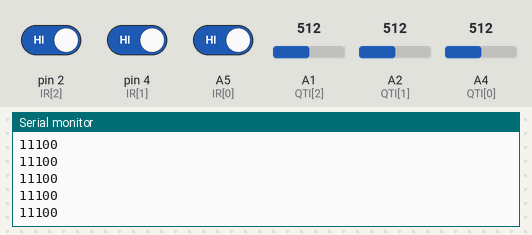
The sketch below on a simulated Arduino Uno, built with avr-gcc and run on an emulated ATmega328P. On the bench: the last lines printed to the serial monitor. Inputs (shaded band) come from the test bench; at power-on: pin 2 (IR[2]) HIGH, pin 4 (IR[1]) HIGH, A5 (IR[0]) HIGH, A1 (QTI[2]) = 512, A2 (QTI[1]) = 512, A4 (QTI[0]) = 512.

Above: at 1.2 s.
1.3 s: pin 2 (IR[2]) driven LOW
At 2.2 s:
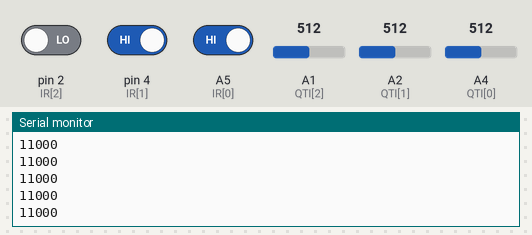
2.8 s: pin 4 (IR[1]) driven LOW
At 3.3 s:
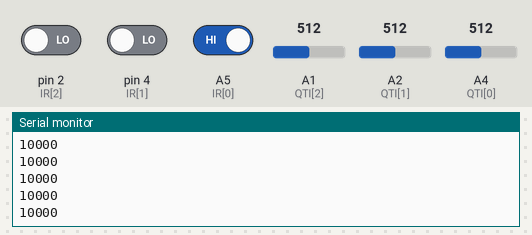
4.3 s: A5 (IR[0]) driven LOW
At 4.8 s:
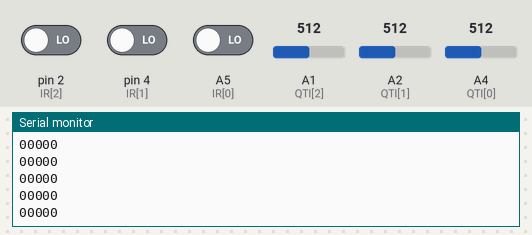
5.8 s: pin 2 (IR[2]) driven HIGH
At 6.5 s:
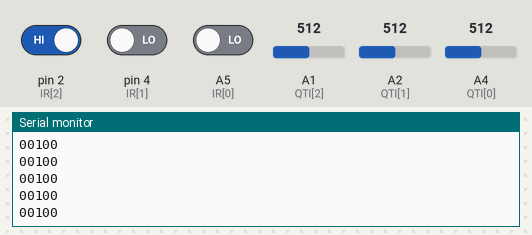
7.3 s: pin 4 (IR[1]) driven HIGH
At 8.1 s:
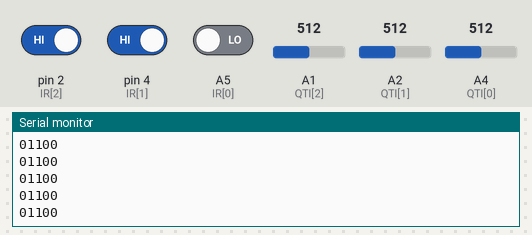
Timing chart, 0 to 9.8 s (numbered marks = the images above; inputs shaded):
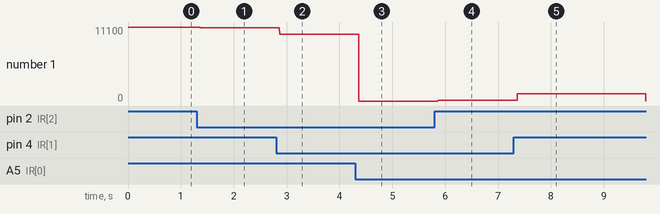

The sketch:

IR___QTI_TroubleShoot.ino
```cpp
int QTI[] = {A4, A2, A1};
int QTIvalue[] = {0, 0, 0}; //0 = black, 1 = white

int lineThreshhold = 200;


int IR[] = {A5, 4, 2, 1, 0};
int IRvalue[] = {0, 0, 0, 0, 0,}; //might be 00001 or 10000 since the robots start next to each other


void setup() {
   Serial.begin(9600);
   pinMode(A4,INPUT);pinMode(A2,INPUT);pinMode(A1,INPUT); //QTI pins
   pinMode(A5, INPUT);pinMode(4, INPUT);pinMode(2, INPUT);pinMode(1, INPUT);pinMode(0, INPUT); //IR pins
}


void loop() {
  lineCheck();
  IRCheck();

//  Serial.print(QTIvalue[0]);
//  Serial.print(QTIvalue[1]);
//  Serial.println(QTIvalue[2]);

  Serial.print(IRvalue[0]);
  Serial.print(IRvalue[1]);
  Serial.print(IRvalue[2]);
  Serial.print(IRvalue[3]);
  Serial.println(IRvalue[4]);

}


void lineCheck(){
  for (int i = 0; i < 3; i++){
    if ((analogRead(QTI[i])) <= lineThreshhold){
      QTIvalue[i] = 1;
      //Serial.print(analogRead(QTI[i])); //gives its raw data
    } else {
      QTIvalue[i] = 0;
    }
    //Serial.print(i);
  }
}

void IRCheck(){
  for (int i = 0; i < 5; i++){
    IRvalue[i] = digitalRead(IR[i]);
    }
}
```

Measured:
- after the input at 1.3 s, the serial monitor: prints a new line after 0.07 s (image 1)
- after the input at 2.8 s, the serial monitor: prints a new line after 0.07 s (image 2)
- after the input at 4.3 s, the serial monitor: prints a new line after 0.07 s (image 3)
- after the input at 5.8 s, the serial monitor: prints a new line after 0.07 s (image 4)
- after the input at 7.3 s, the serial monitor: prints a new line after 0.07 s (image 5)
- plotted number 1: 11100 → 11000 after the input at 1.3 s, 11000 → 10000 after the input at 2.8 s, 10000 → 0 after the input at 4.3 s, 0 → 100 after the input at 5.8 s
